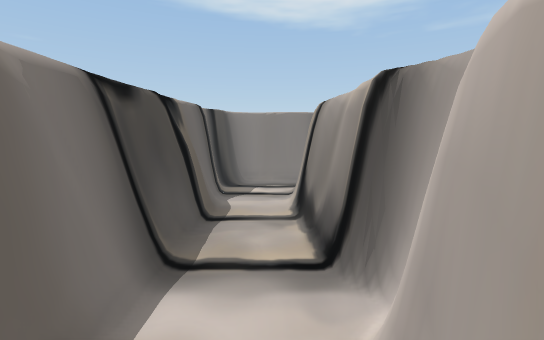
view 1 (above)

21 first-person views from a walk through a Unity game level. The camera is 1.4 m above the floor, tilts 8° down and sees 90° across. The floor is counted in squares, 0.5 m on a side. Each view is taken from the middle of a square. On the plan, view 1 faces up. The plan holds only what a view shows up to about 19 squares ahead; the rest is blank. The place goes on beyond the plan. The player character is not drawn.

view 2
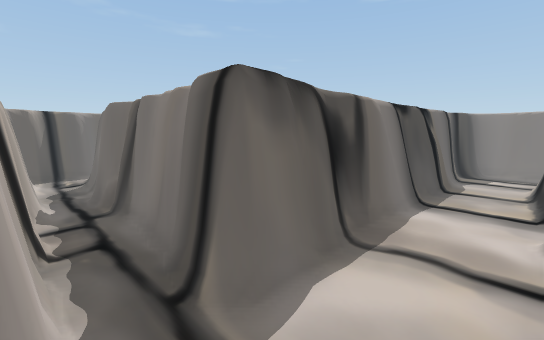

view 3
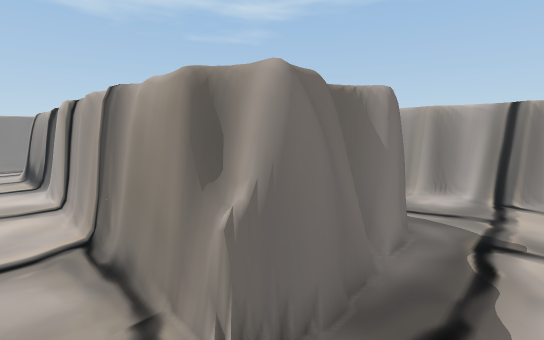

view 4
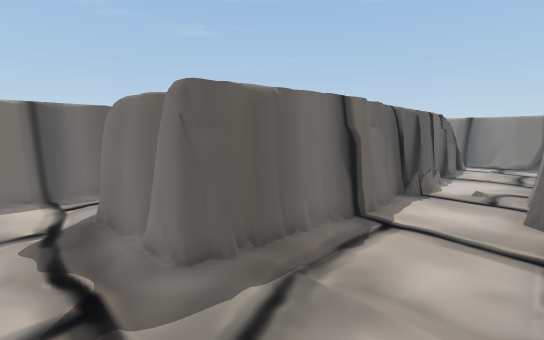

view 5
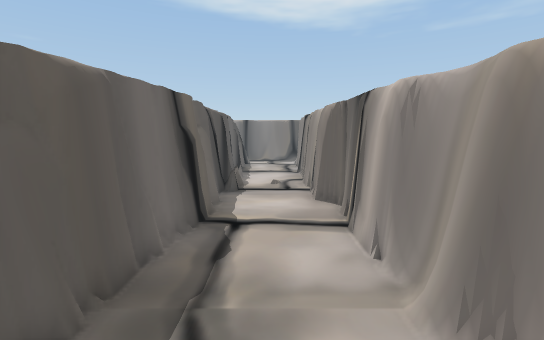

view 6
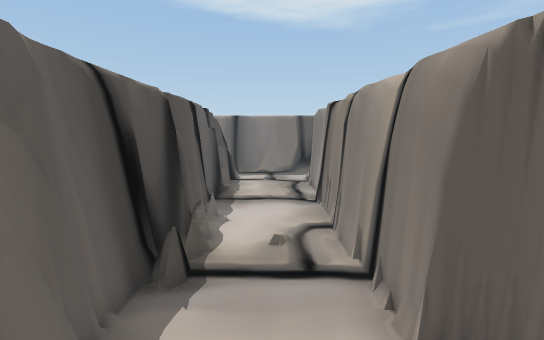

view 7
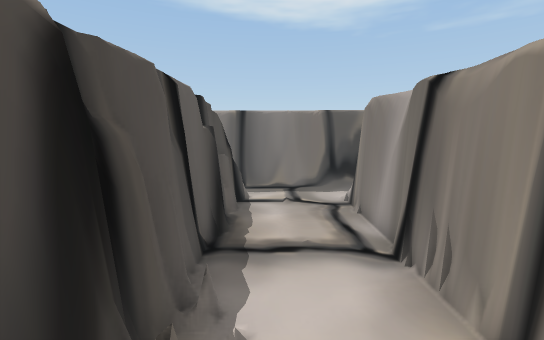

view 8
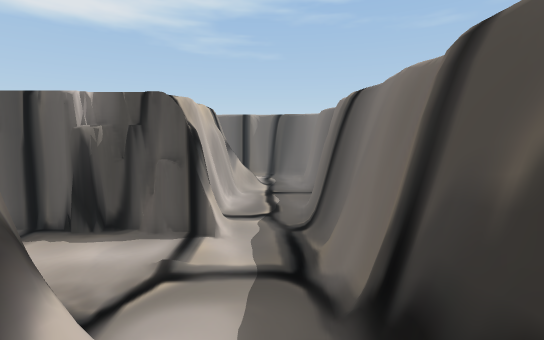

view 9
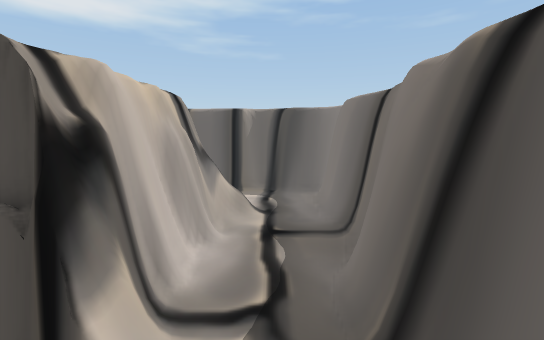

view 10
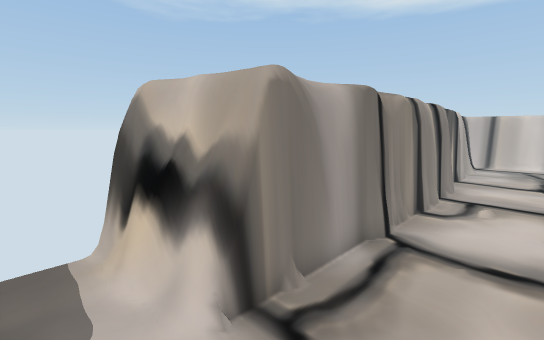

view 11
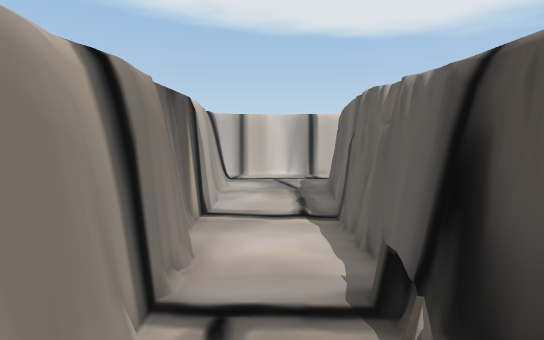

view 12
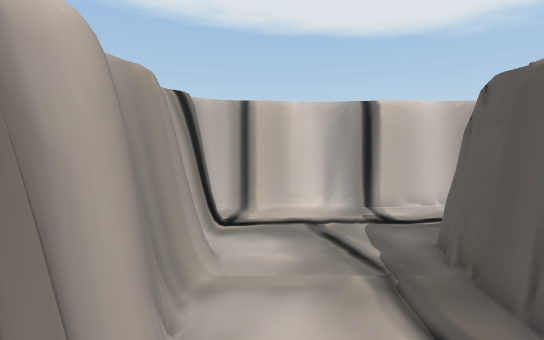

view 13
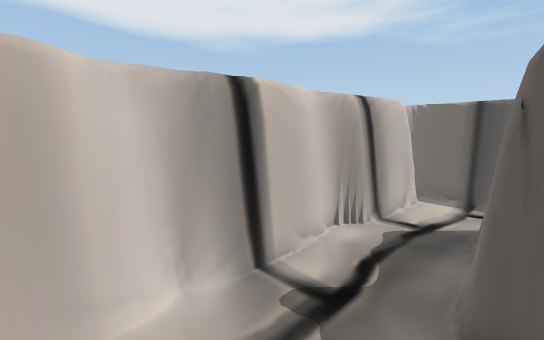

view 14
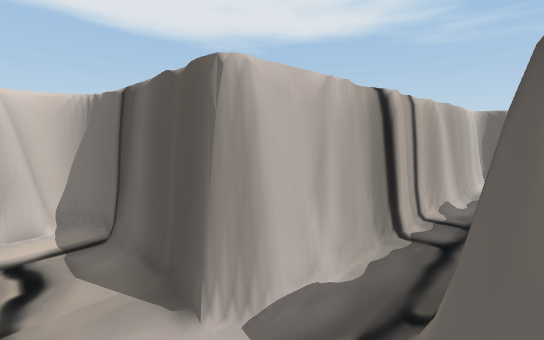

view 15
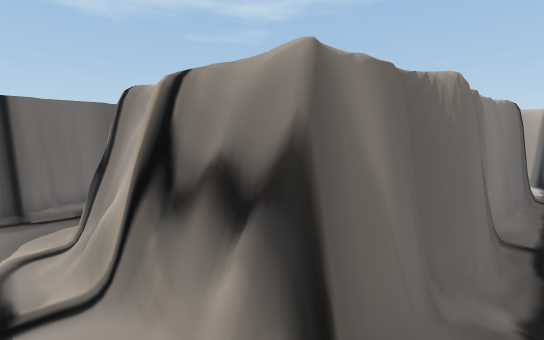

view 16
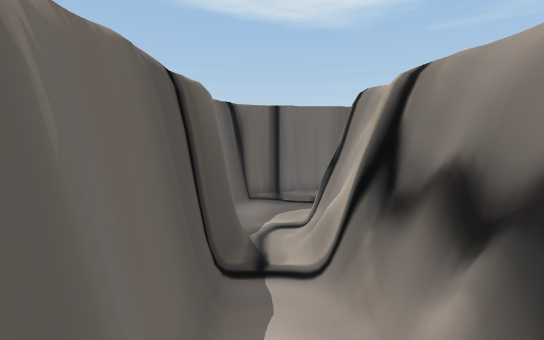

view 17
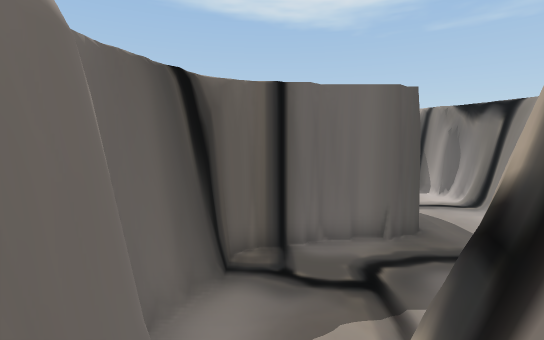

view 18
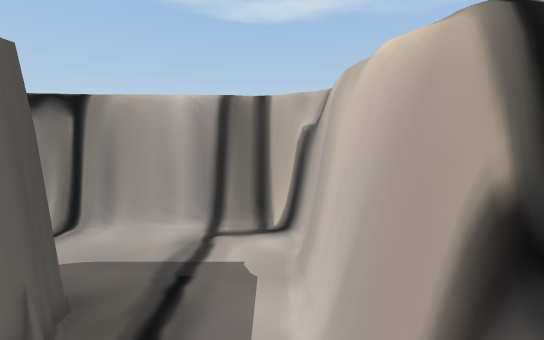

view 19
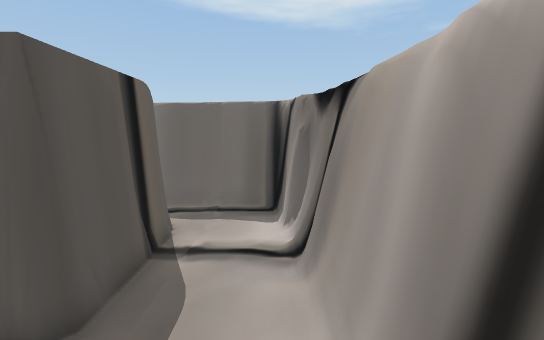

view 20
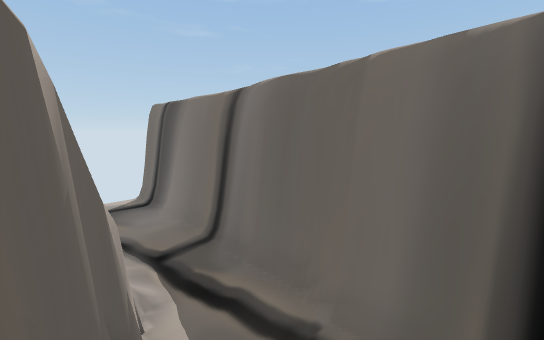

view 21
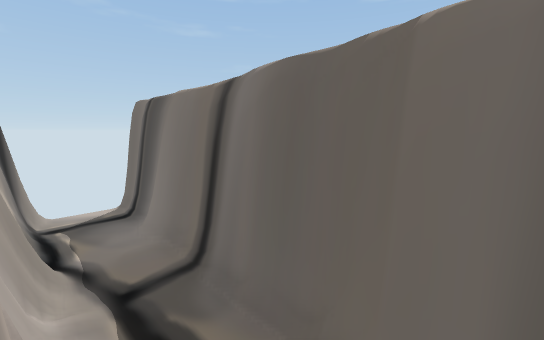

### Floor plan
Key: @ floor where view 1 was taken; # wall or solid block; . floor; = window, fence, low wall or low ledge; ^ raised ledge.
Columns run from 23 left of view 1 to 17 right of it. Each row starts with its distance up from view 1.
 17 #############        ########
 16  .........#=##      ##=####=###########
 15  ...........=#      ##.......#==#=====#
 14 ##########..=#      #=..................
 13          #...#      #... #..............
 12          #...#      #...=#######=...==###
 11          #...#      ##..###   ##=...####
 10          #...#      #=..##     #....#
  9     ######...##     #=..##     #=...#
  8     ##.......##     #=..=#     #....#
  7    ##........=#     #...=#     #....#
  6    #.........##     #...=#     #....#
  5    #...########     #...=#     ##...#
  4    ##.=##           #....#     #=...#
  3    ##.###           #...=#     #=...#
  2     #.=#            #....#     ##...#
  1     #.=#^           #....#     #=...#
  0     #.###           #..@.#     #....#
 -1     #..##           #=...#     ##...##
 -2     #  ###^##       ##...#     #=....#
 -3     #..==#=###########...#     ##....#
 -4     #..............==....#     ##...##
 -5     #=#====#=............#     #....##
 -6     ###################..#     #....##
 -7                       #..#     #.....#
 -8                       #..##   ##.....#
 -9                       #..#######.....#
-10                       #...##===......#
-11                       #..............#
-12                       #.=............#
-13                       ###########=####
-14                                #####

Where each view was taken, in squares from view 1:
view 1: 0 up, 0 right, facing up
view 2: 6 down, 1 right, facing up-left
view 3: 12 down, 0 right, facing up-right
view 4: 12 down, 13 right, facing up-left
view 5: 12 down, 11 right, facing up
view 6: 4 down, 11 right, facing up
view 7: 1 up, 10 right, facing up
view 8: 14 up, 16 right, facing left
view 9: 14 up, 11 right, facing left
view 10: 14 up, 10 right, facing down-right
view 11: 5 up, 11 right, facing down
view 12: 3 down, 12 right, facing down
view 13: 9 down, 12 right, facing down-left
view 14: 3 down, 1 right, facing down-left
view 15: 4 down, 18 left, facing up-right
view 16: 4 down, 18 left, facing up
view 17: 2 up, 18 left, facing up
view 18: 6 up, 18 left, facing right
view 19: 6 up, 11 left, facing up
view 20: 13 up, 11 left, facing up-left
view 21: 14 up, 12 left, facing up-left
